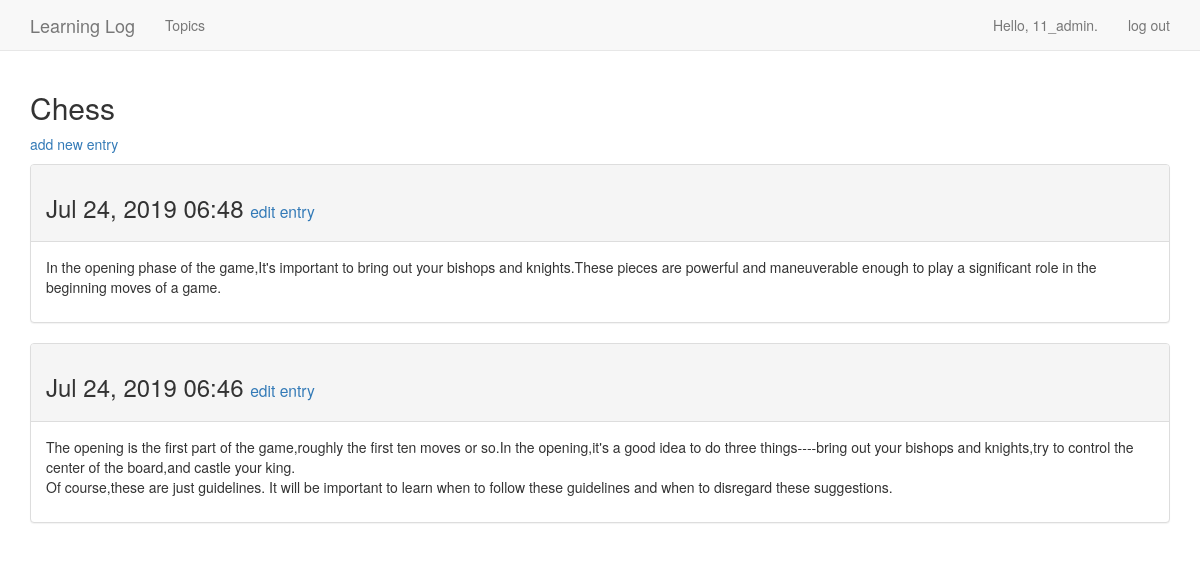
The page /topics/1/ (signed in) on the database its author committed.
### learning_logs/models.py (models this page shows, shortened)
class Topic(models.Model):
    text = models.CharField(max_length=200)
    date_added = models.DateTimeField(auto_now_add=True)
    owner = models.ForeignKey(User, on_delete=models.CASCADE)
    def __str__(self):
        return self.text

class Entry(models.Model):
    topic = models.ForeignKey(Topic,on_delete=models.CASCADE)
    text = models.TextField()
    date_added = models.DateTimeField(auto_now_add=True)
    class Meta:
        verbose_name_plural = 'entries'

### learning_logs/views.py (the view)
# urls.py: path('topics/<int:topic_id>/',views.topic,name='topic'),
@login_required
def topic(request, topic_id):
    topic = Topic.objects.get(id=topic_id)
    check_topic_owner(topic, request)
    entries = topic.entry_set.order_by('-date_added')
    context = {'topic': topic, 'entries': entries}
    return render(request, 'learning_logs/topic.html', context)

### learning_logs/views.py (called while the page is built)
def check_topic_owner(topic, request):
    if topic.owner != request.user:
        raise Http404

### learning_logs/templates/learning_logs/topic.html (shortened to what this page needs)
<!DOCTYPE html>
<html lang="en">
<head>
</head>
<body>
  {% extends 'learning_logs/base.html' %}
  {% block header %}
    <h2>{{ topic }}</h2>
  {% endblock header %}
  {% block content %}
    <p>
        <a href="{% url 'learning_logs:new_entry' topic.id %}">add new entry</a>
    </p>
    {% for entry in entries %}
        <div class="panel panel-default">
            <div class="panel-heading">
                <h3>
                    {{ entry.date_added|date:'M d, Y H:i'}}
                    <small>
                        <a href="{% url 'learning_logs:edit_entry' entry.id %}">edit entry</a>
                    </small>
                </h3>
            </div>
            <div class="panel-body">
                {{ entry.text|linebreaks }}
            </div>
        </div>
        {% empty %}
            There are on entries for this topic yet.
    {% endfor %}
  {% endblock content %}

### learning_logs/templates/learning_logs/base.html (shortened to what this page needs)
{% load bootstrap3 %}
<!DOCTYPE html>
<html lang="en">
<head>
    {% bootstrap_css %}
</head>
<body>
 <nav class="navbar navbar-default navbar-static-top">
     <div class="container">
         <div class="navbar-header">
             <a class="navbar-brand" href="{% url 'learning_logs:index' %}">Learning Log</a>
         </div>
         <div id="navbar" class="navbar-collapse collapse">
             <ul class="nav navbar-nav">
                 <li><a href="{% url 'learning_logs:topics' %}">Topics</a></li>
             </ul>
             <ul class="nav navbar-nav navbar-right">
                 {% if user.is_authenticated %}
                   <li><a>Hello, {{ user.username }}.</a></li>
                   <li><a href="{% url 'users:logout' %}">log out</a></li>
                 {% else %}
                   <li><a href="{% url 'users:register' %}">register</a></li>
                   <li><a href="{% url 'users:login' %}">log in</a></li>
                 {% endif %}
             </ul>
         </div>
     </div>
 </nav>
 <div class="container">
     <div class="page_header">
         {% block header %}{% endblock header %}
     </div>
     <div>
         {% block content %}{% endblock content %}
     </div>
 </div>
</body>
</html>

### rows shown on the page
Topic: text "Chess"
Entry: date_added "Jul 24, 2019 06:48", text "In the opening phase of the game,It's important to bring out your bishops and knights.These pieces are powerful and maneuverable enough to play a significant role in the beginning moves of a game."
Entry: date_added "Jul 24, 2019 06:46", text "The opening is the first part of the game,roughly the first ten moves or so.In the opening,it's a good idea to do three things----bring out your bishops and knights,try to control the center of the board,and castle your king. Of course,these are just guidelines. It will be important to learn when to follow these guidelines and when to disregard these suggestions."

### other values the page prints
{{ user.username }} "11_admin"
